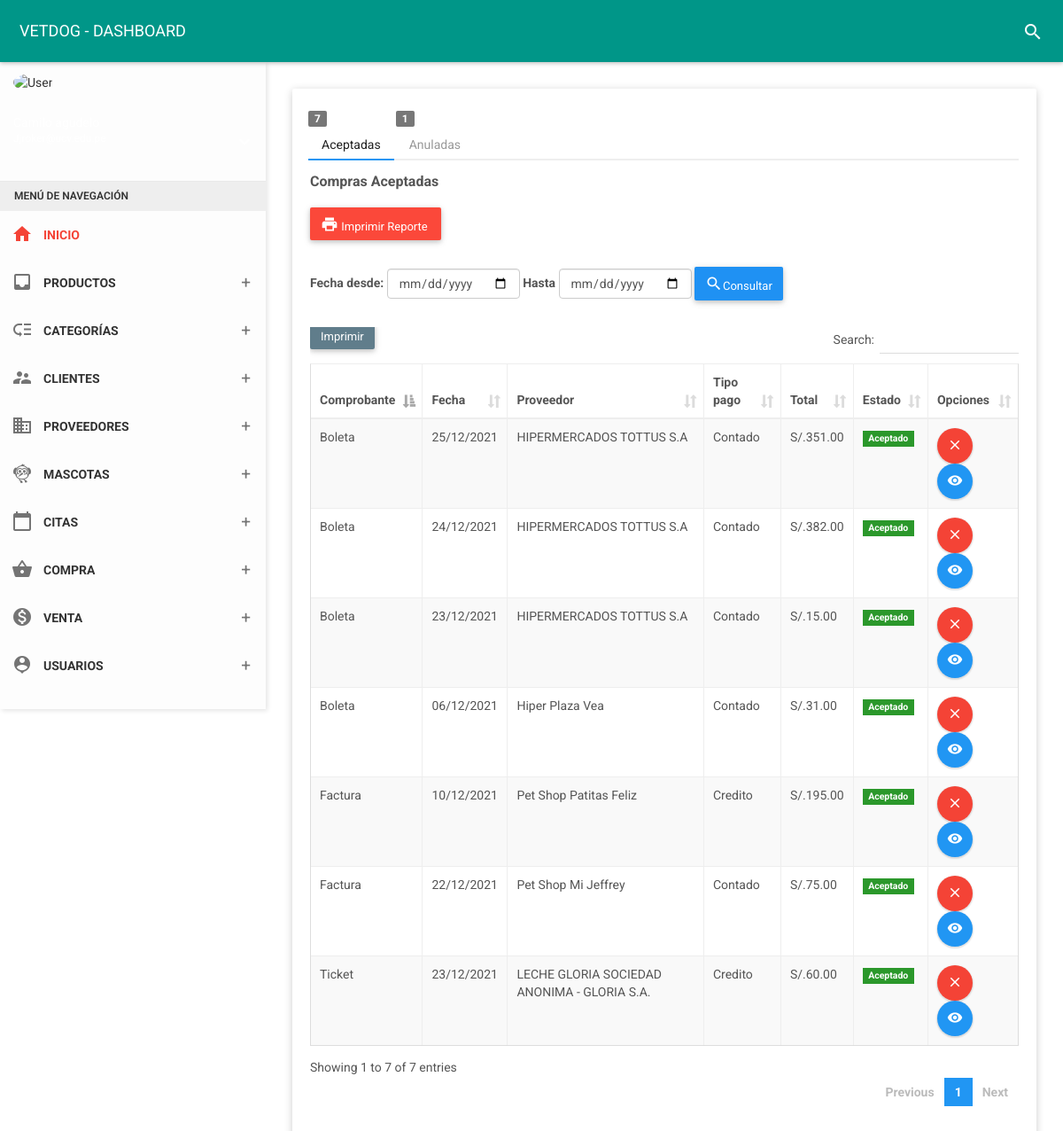
Screenshot of /vista/compra/compras_fecha (signed in) with the database file from the repository.
### tables this page shows
CREATE TABLE `compra` (
  `id_compra` int(11) NOT NULL,
  `fecha` date NOT NULL,
  `estado` char(1) NOT NULL,
  `id_prove` int(11) NOT NULL,
  `total` decimal(10,2) NOT NULL,
  `tipoc` varchar(25) NOT NULL,
  `tipopa` varchar(15) NOT NULL
);

CREATE TABLE `supplier` (
  `id_prove` int(11) NOT NULL,
  `nomprove` varchar(255) NOT NULL,
  `ruc` char(14) NOT NULL,
  `direcc` varchar(200) NOT NULL,
  `pais` varchar(50) NOT NULL,
  `tele` char(12) NOT NULL,
  `corre` varchar(35) NOT NULL,
  `estado` char(1) NOT NULL,
  `fere` timestamp NOT NULL DEFAULT current_timestamp() ON UPDATE current_timestamp()
);

### vista/compra/adminDAO.php (called while the page is built, shortened)
<?php
	class AccesoDB{
	private static $cnPDO = null;
	public static function getConnectionPDO(){
		if( self::$cnPDO == null){
			try{
				$url = 'mysql:host=localhost;dbname=vetdog';
				$user = 'root';
				$pass = '';
				self::$cnPDO = new PDO($url,$user,$pass);
				self::$cnPDO->setAttribute(PDO::ATTR_ERRMODE, PDO::ERRMODE_EXCEPTION);
				self::$cnPDO->SetAttribute(PDO::ATTR_CASE, PDO::CASE_LOWER);
				self::$cnPDO->setAttribute(PDO::ATTR_DEFAULT_FETCH_MODE, PDO::FETCH_ASSOC);
				} catch (Exception $exc){
						throw $exc;
					}
			}
			return self::$cnPDO;
		}
	}
	function fechaNormal($fecha){
		$nfecha = date('d/m/Y',strtotime($fecha));
		return $nfecha;
	}
	class adminDAO{
		public function allBitacora(){
			try{
				$pdo = AccesoDB::getConnectionPDO();
				$sql = "SELECT id_compra, fecha, compra.estado,supplier.id_prove, supplier.nomprove, supplier.nomprove, supplier.direcc, total, tipoc, tipopa FROM compra INNER JOIN supplier ON compra.id_prove = supplier.id_prove WHERE compra.estado='1'  ORDER BY id_compra DESC";
				$stmt = $pdo->prepare($sql);
				$stmt->execute();
				$return = $stmt->fetchAll();
				return $return;
			} catch (Exception $e){
				throw $e;
			}
		}
	}
?>

### vista/compra/imprimir_fe.php (the view, shortened to what this page needs)
<?php
require_once '../compra/adminDAO.php';
$impr = new adminDAO();
$datos = $impr->allBitacora();
?>
<?php
if (count($datos) > 0) {
    for ($x = 0; $x < count($datos); $x++) {
?>
        <tr>
            <td><?php echo $datos[$x]['tipoc']; ?></td>
            <td><?php echo fechaNormal($datos[$x]['fecha']); ?></td>
            <td><?php echo $datos[$x]['nomprove']; ?></td>
            <td><?php echo $datos[$x]['tipopa']; ?></td>
            <td>S/.<?php echo $datos[$x]['total']; ?></td>
            <td>
                <?php
                if ($datos[$x]['estado'] == 1) { ?>
                    <form method="get" action="javascript:activo('<?php echo $datos[$x]['id_compra']; ?>')">
                        <span class="label label-success">Aceptado</span>
                    </form>
                <?php  } else { ?>
                    <form method="get" action="javascript:inactivo('<?php echo $datos[$x]['id_compra']; ?>')">
                        <button type="submit" class="btn btn-danger btn-xs">Anuladas</button>
                    </form>
                <?php  } ?>
            </td>
            <td>
                <a type="button" data-toggle="modal" href="#delete_<?php echo $datos[$x]['id_compra']; ?>" class="btn bg-red btn-circle waves-effect waves-circle waves-float">
                    <i class="material-icons">close</i>
                </a>
                <a type="button" href="../compra/detalles?id=<?php echo $datos[$x]['id_compra']; ?>" class="btn bg-blue btn-circle waves-effect waves-circle waves-float">
                    <i class="material-icons">remove_red_eye</i>
                </a>
            </td>
        </tr>
    <?php
    }
} else {
    ?>
    <tr class="odd">
        <td valign="top" colspan="8" class="dataTables_empty">No hay datos disponibles en la tabla</td>
    </tr>
<?php
}
?>

### vista/compra/compras_fecha.php (shortened to what this page needs)
<!DOCTYPE html>
<html>
<head>
    <link href="../../assets/plugins/bootstrap-material-datetimepicker/css/bootstrap-material-datetimepicker.css" rel="stylesheet" />
    <link href="../../assets/plugins/bootstrap-datepicker/css/bootstrap-datepicker.css" rel="stylesheet" />
    <link href="../../assets/plugins/bootstrap/css/bootstrap.css" rel="stylesheet">
    <link href="../../assets/plugins/node-waves/waves.css" rel="stylesheet" />
    <link href="../../assets/plugins/animate-css/animate.css" rel="stylesheet" />
    <link href="../assets/plugins/jquery-datatable/skin/bootstrap/css/dataTables.bootstrap.css" rel="stylesheet">
    <link href="../../css/style.css" rel="stylesheet">
    <link href="../../assets/css/themes/all-themes.css" rel="stylesheet" />
</head>
<body class="theme-red">
    <nav class="navbar">
        <div class="container-fluid">
            <div class="navbar-header">
                <a class="navbar-brand" href="../panel-admin/administrador"> VETDOG - DASHBOARD </a>
            </div>
            <div class="collapse navbar-collapse" id="navbar-collapse">
                <ul class="nav navbar-nav navbar-right">
                    <li><a href="javascript:void(0);" class="js-search" data-close="true"><i class="material-icons">search</i></a></li>
                </ul>
            </div>
        </div>
    </nav>
        <?php include_once __DIR__ . '../../menu.php'; ?>
    <section class="content">
        <div class="container-fluid">
            <div class="row clearfix">
                <div class="col-xs-12 col-sm-12">
                    <div class="card">
                        <div class="body">
                            <div>
                                <ul class="nav nav-tabs" role="tablist">
                                    <?php
                                    $db_host = "localhost";
                                    $db_user = "root";
                                    $db_password = "";
                                    $db_name = "vetdog";
                                    try {
                                        $db = new PDO("mysql:host={$db_host};dbname={$db_name}", $db_user, $db_password);
                                        $db->setAttribute(PDO::ATTR_ERRMODE, PDO::ERRMODE_EXCEPTION);
                                    } catch (PDOEXCEPTION $e) {
                                        $e->getMessage();
                                    }
                                    $sql = "SELECT COUNT(*) total FROM compra WHERE estado = '1'";
                                    $result = $db->query($sql);
                                    $total = $result->fetchColumn();
                                    ?>
                                    <li role="presentation" class="active"><span class="badge badge-purple"><?php echo  $total; ?></span><a href="#profile_settings" aria-controls="settings" role="tab" data-toggle="tab">Aceptadas</a></li>
                                    <?php
                                    $db_host = "localhost";
                                    $db_user = "root";
                                    $db_password = "";
                                    $db_name = "vetdog";
                                    try {
                                        $db = new PDO("mysql:host={$db_host};dbname={$db_name}", $db_user, $db_password);
                                        $db->setAttribute(PDO::ATTR_ERRMODE, PDO::ERRMODE_EXCEPTION);
                                    } catch (PDOEXCEPTION $e) {
                                        $e->getMessage();
                                    }
                                    $sql = "SELECT COUNT(*) total FROM compra WHERE estado = '0'";
                                    $result = $db->query($sql);
                                    $total = $result->fetchColumn();
                                    ?>
                                    <li role="presentation"><span class="badge badge-danger"><?php echo  $total; ?></span><a href="#change_password_settings" aria-controls="settings" role="tab" data-toggle="tab">Anuladas</a></li>
                                </ul>
                                <div class="tab-content">
                                    <div role="tabpanel" class="tab-pane fade in active" id="profile_settings">
                                        <h5 class="panel-title">Compras Aceptadas<a class="heading-elements-toggle"><i class="icon-more"></i></a></h5>
                                        <a style="margin-top:20px;" onClick="javascript:reportePDF();" title="Reporte" class="btn btn-danger"><i class="material-icons"></i> Imprimir Reporte</a>
                                        <form class="form-inline" method="POST" action="" style="margin-top:30px;">
                                            <label>Fecha desde:</label>
                                            <input type="date" class="form-control" placeholder="Start" id="date1" />
                                            <label>Hasta</label>
                                            <input type="date" class="form-control" placeholder="End" id="date2" />
                                            <button id="rango_fecha" class="btn btn-primary"><i class="material-icons">search</i>Consultar</button>
                                        </form>
                                        <div class="table-responsive" style="margin-top:30px;">
                                            <table class="table table-bordered table-striped table-hover dataTable js-exportable">
                                                <thead>
                                                    <tr>
                                                        <th>Comprobante</th>
                                                        <th>Fecha</th>
                                                        <th>Proveedor</th>
                                                        <th>Tipo pago</th>
                                                        <th>Total</th>
                                                        <th>Estado</th>
                                                        <th>Opciones</th>
                                                    </tr>
                                                </thead>
                                                <tbody id="actualizar">
                                                    <?php include('../compra/imprimir_fe.php'); ?>
                                                </tbody>
                                            </table>
                                        </div>
                                    </div>
                                </div>
                            </div>
                        </div>
                    </div>
                </div>
            </div>
        </div>
    </section>
</body>
</html>

### vista/menu.php (shortened to what this page needs)
<section>
    <aside id="leftsidebar" class="sidebar">
        <div class="user-info">
            <div class="image">
                <img src="/vet/assets/img/mujerico.png" width="48" height="48" alt="User" />
            </div>
            <div class="info-container">
                <div class="name" data-toggle="dropdown" aria-haspopup="true" aria-expanded="false"><?php echo ucfirst($_SESSION['nombre']); ?></div>
                <div class="email"><?php echo ucfirst($_SESSION['correo']); ?></div>
                <div class="btn-group user-helper-dropdown">
                    <i class="material-icons" data-toggle="dropdown" aria-haspopup="true" aria-expanded="true">keyboard_arrow_down</i>
                </div>
            </div>
        </div>
        <div class="menu">
            <ul class="list">
                <li class="header">MENÚ DE NAVEGACIÓN</li>
                <li class="active">
                    <a href="/vet/vista/panel-admin/administrador">
                        <i class="material-icons">home</i>
                        <span>INICIO</span>
                    </a>
                </li>
                <li>
                    <a href="javascript:void(0);" class="menu-toggle">
                        <i class="material-icons">inbox</i>
                        <span>PRODUCTOS</span>
                    </a>
                </li>
                <li>
                    <a href="javascript:void(0);" class="menu-toggle">
                        <i class="material-icons">low_priority</i>
                        <span>CATEGORÍAS</span>
                    </a>
                </li>
                <li>
                    <a href="javascript:void(0);" class="menu-toggle">
                        <i class="material-icons">supervisor_account</i>
                        <span>CLIENTES</span>
                    </a>
                </li>
                <li>
                    <a href="javascript:void(0);" class="menu-toggle">
                        <i class="material-icons">business</i>
                        <span>PROVEEDORES</span>
                    </a>
                </li>
                <li>
                    <a href="javascript:void(0);" class="menu-toggle">
                        <i class="material-icons">flutter_dash</i>
                        <span>MASCOTAS</span>
                    </a>
                </li>
                <li>
                    <a href="javascript:void(0);" class="menu-toggle">
                        <i class="material-icons">calendar_today</i>
                        <span>CITAS</span>
                    </a>
                </li>
                <li>
                    <a href="javascript:void(0);" class="menu-toggle">
                        <i class="material-icons">shopping_basket</i>
                        <span>COMPRA</span>
                    </a>
                </li>
                <li>
                    <a href="javascript:void(0);" class="menu-toggle">
                        <i class="material-icons">monetization_on</i>
                        <span>VENTA</span>
                    </a>
                </li>
                <li>
                    <a href="javascript:void(0);" class="menu-toggle">
                        <i class="material-icons">person_pin</i>
                        <span>USUARIOS</span>
                    </a>
                </li>
            </ul>
        </div>
</section>

### assets/css/themes/all-themes.css (style rules this page uses)
.theme-red .navbar-brand { color: #fff; }
.theme-red .nav > li > a { color: #fff; }
.theme-red .sidebar .menu .list li.active { background-color: transparent; }
.theme-red .sidebar .menu .list li.active > :first-child i, .theme-red .sidebar .menu .list li.active > :first-child span { color: #F44336; }
.theme-red .sidebar .menu .list .toggled { background-color: transparent; }

### rows the page displays
compra: tipoc "Boleta", fecha "25/12/2021", id_prove.nomprove "HIPERMERCADOS TOTTUS S.A", tipopa "Contado", total "351.00"
compra: tipoc "Boleta", fecha "24/12/2021", id_prove.nomprove "HIPERMERCADOS TOTTUS S.A", tipopa "Contado", total "382.00"
compra: tipoc "Boleta", fecha "23/12/2021", id_prove.nomprove "HIPERMERCADOS TOTTUS S.A", tipopa "Contado", total "15.00"
compra: tipoc "Ticket", fecha "23/12/2021", id_prove.nomprove "LECHE GLORIA SOCIEDAD ANONIMA - GLORIA S.A.", tipopa "Credito", total "60.00"
compra: tipoc "Boleta", fecha "06/12/2021", id_prove.nomprove "Hiper Plaza Vea", tipopa "Contado", total "31.00"
compra: tipoc "Factura", fecha "10/12/2021", id_prove.nomprove "Pet Shop Patitas Feliz", tipopa "Credito", total "195.00"
compra: tipoc "Factura", fecha "22/12/2021", id_prove.nomprove "Pet Shop Mi Jeffrey", tipopa "Contado", total "75.00"

### other values shown
$total "7"
$total "1"
